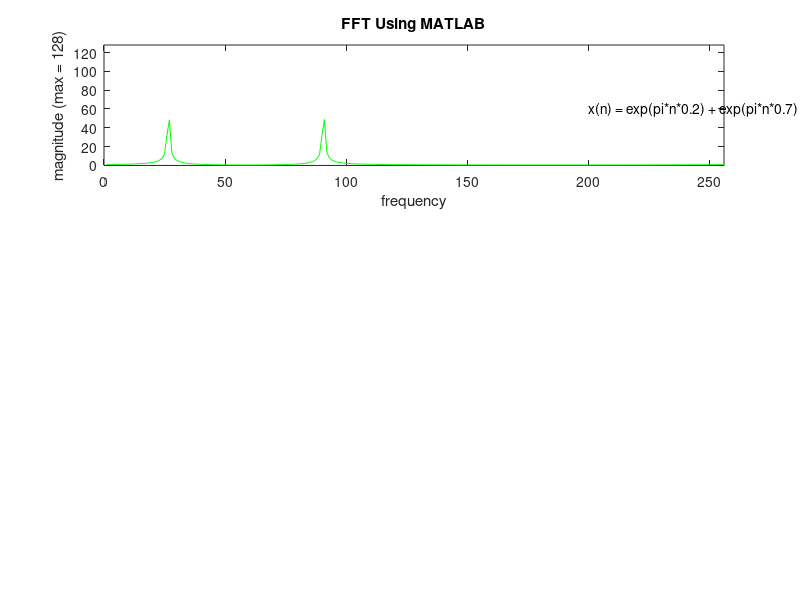

This figure's MATLAB source: (Note: this script raises an error after producing the figure.)

clc;
XMIN = 0;
XMAX = 256 ;
YMIN = 0;
YMAX = 128;
k = 0.2;
k1= 0.7;
n = [0:255];
r = 64*(cos(pi*n*k)+cos(pi*n*k1));    % Tallies with the c code input_generator.c.
i = 64*(sin(pi*n*k)+sin(pi*n*k1));
x1 = r + j*i;
X1 = abs(fft(x1,256));
subplot(3,1,1)
plot(X1/256,'g'),axis([XMIN XMAX YMIN YMAX]),title('FFT Using MATLAB'),xlabel('frequency'),ylabel('magnitude (max = 128)'),  text(200,60,'x(n) = exp(pi*n*0.2) + exp(pi*n*0.7)');

x2r = numeric0207(:,2);
x2i = numeric0207(:,3);
X2 = sqrt(x2r.^2 + x2i.^2);
subplot(3,1,2)
plot(X2,'c'),axis([XMIN XMAX YMIN YMAX]),title('FFT Using C'), xlabel('frequency'),ylabel('magnitude (max = 128)');

a = k0207(:,1);
for n=1:256
    x3r(n) = a(2*n-1,1);
    x3i(n) = a(2*n,1);
    X3(n) = sqrt(x3r(n)^2 + x3i(n)^2);
end
subplot(3,1,3)
plot(X3,'r'),axis([XMIN XMAX YMIN YMAX]),title('FFT Using the FFT Verilog Module'), xlabel('frequency'),ylabel('magnitude (max = 128)');